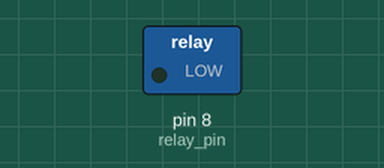
The sketch below on a simulated Arduino Uno, built with avr-gcc and run on an emulated ATmega328P. Parts: switched loads named in the sketch (green lamp = pin HIGH).

Above: at 2.5 s.
At 5.5 s:
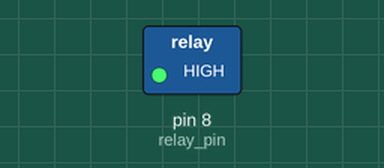
Timing chart, 0 to 7.8 s (numbered marks = the images above):
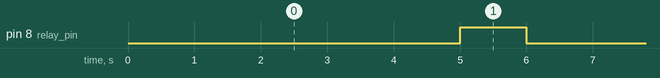

Measured:
- by itself, pin 8 (relay_pin): alternates HIGH for 1.0 s and LOW for 5.0 s

The sketch:

arduino_electromagnet_using_relay.ino
```cpp
/*
 * Script for handling an electromagnet using a relay
 * The same wiring and code applies for a push-pull solenoid, or a lock-style solenoid, or a fan
 *
 * Tested with:
 * - 1 relay (5V)
 * - electromagnet (12V version and 6V version) / push-pull solenoid (12V) / fan (12V)
 */


int relay_pin = 8;
int relaystat = 0;

void setup() {

  // Relay / Electromagnet
  pinMode(relay_pin, OUTPUT);
  digitalWrite(relay_pin, HIGH);

}

void loop() {

  // turn relay (and thus electromagnet) on and off
  if (relaystat == 0) {
    digitalWrite(relay_pin, LOW); // on
    relaystat = 1;
    delay(5000);
  } else {
    digitalWrite(relay_pin, HIGH); // off
    relaystat = 0;
    delay(1000);
  }

}
```
